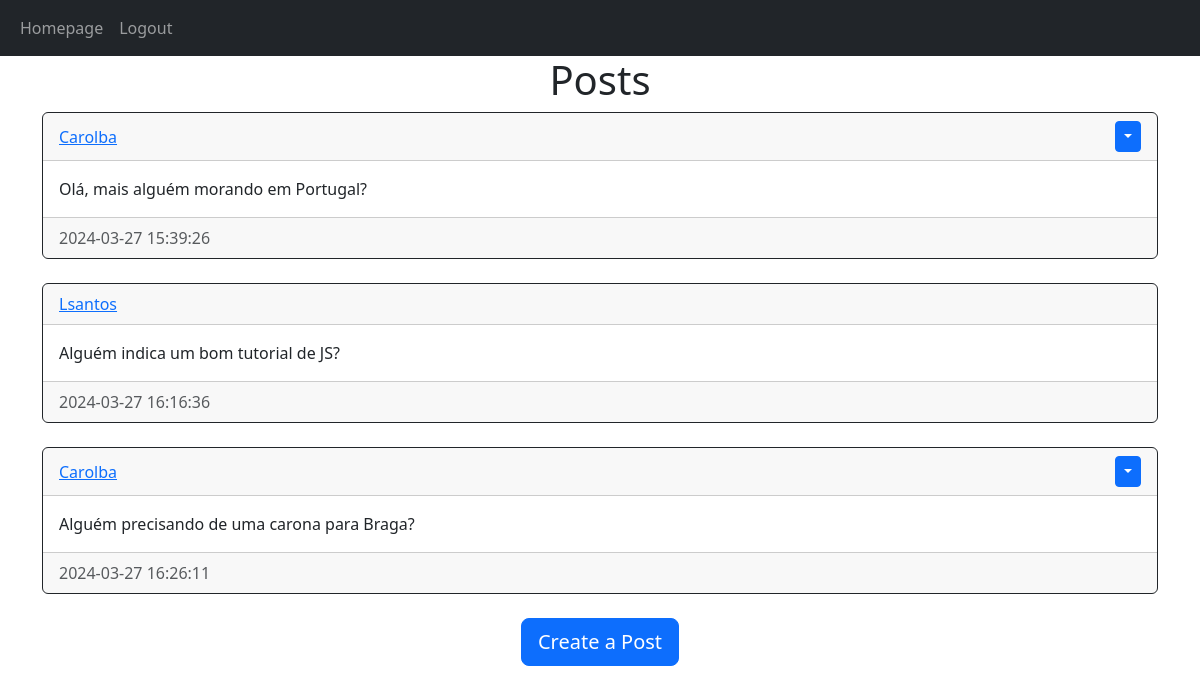
/homepage (signed in), run on the app's committed database.
### website/models.py (models this page shows)
class Post(db.Model):
    id= db.Column(db.Integer, primary_key=True)
    text= db.Column(db.Text, nullable=False)
    date_created=db.Column(db.DateTime(timezone=True), default=func.now())
    author= db.Column(db.Integer, db.ForeignKey('user.id', ondelete='cascade'), nullable=False)

class User(db.Model, UserMixin):
    id= db.Column(db.Integer, primary_key=True)
    email= db.Column(db.String(150), unique=True)
    username= db.Column(db.String(150), unique=True)
    password= db.Column(db.String(255))
    date_created=db.Column(db.DateTime(timezone=True), default=func.now())
    posts=db.relationship('Post', backref='user', passive_deletes=True)

### website/views.py (the view)
@views.route("/homepage")
@login_required
def homepage():
    posts= Post.query.all()
    return render_template("homepage.html", user=current_user, posts=posts)

### website/__init__.py (called while the page is built)
def create_app():
    app=Flask(__name__)
    app.config['SECRET_KEY']= "carol"
    app.config['SQLALCHEMY_DATABASE_URI']= f'sqlite:///database.db'
    db.init_app(app)
    from .views import views
    from .auth import auth
    app.register_blueprint(views, url_prefix="/")
    app.register_blueprint(auth, url_prefix="/")
    from .models import User, Post
    create_database(app)
    login_manager = LoginManager()
    login_manager.login_view = 'auth.login'
    login_manager.init_app(app)
    @login_manager.user_loader
    def load_user(id):
        return User.query.get(int(id))
    return app

### website/templates/homepage.html (shortened to what this page needs)
{% extends "base.html" %}
{% block content%}
<h1 style="text-align: center;">Posts</h1>
<div id="posts">
    {% for post in posts %}
    <div class="card border-dark">
        <div class="card-header d-flex justify-content-between align-items-center">
            <a href="/posts/{{post.user.username}}">{{post.user.username}}</a>
            {% if user.id == post.author %}
                <div class="btn-group">
                    <button type="button" class="btn btn-sm btn-primary dropdown-toggle" data-bs-toggle="dropdown"></button>
                </div>
            {% endif %}
        </div>
        <div class="card-body">
            <div class="card-text">{{post.text}}
            </div>
        </div>
        <div class="card-footer text-muted">{{post.date_created}}</div>
    </div>
    <br>
    {% endfor %}
    <div style="text-align: center;">
        <a href="/create_post"><button type="button" class="btn btn-primary btn-lg">Create a Post</button></a>
    </div>
</div>
{% endblock %}

### website/templates/base.html (shortened to what this page needs)
<!DOCTYPE html>
<html lang="en">
<head>
    <link href="https://cdn.jsdelivr.net/npm/bootstrap@5.3.3/dist/css/bootstrap.min.css" rel="stylesheet">
</head>
<body>
    <nav class="navbar navbar-expand-lg navbar-dark bg-dark">
        <div class="container-fluid">
            <div class="collapse navbar-collapse" id="navbar">
                <div class="navbar-nav">
                    {% if user.is_authenticated %}
                    <a class="nav-item nav-link" href="/homepage">Homepage</a>
                    <a class="nav-item nav-link" href="/logout">Logout</a>
                    {%else%}
                    <a class="nav-item nav-link" href="/home">Home</a>
                    <a class="nav-item nav-link" href="/sign_up">Sign-up</a>
                    <a class="nav-item nav-link" href="/login">Login</a>
                    {%endif%}
                </div>
            </div>
        </div>
    </nav>
    <div class="container">{% block content %}
    {% endblock %}</div>
</body>
</html>

### data on the page
Post: user.username "Carolba", text "Olá, mais alguém morando em Portugal?", date_created "2024-03-27 15:39:26"
Post: user.username "Lsantos", text "Alguém indica um bom tutorial de JS?", date_created "2024-03-27 16:16:36"
Post: user.username "Carolba", text "Alguém precisando de uma carona para Braga?", date_created "2024-03-27 16:26:11"
